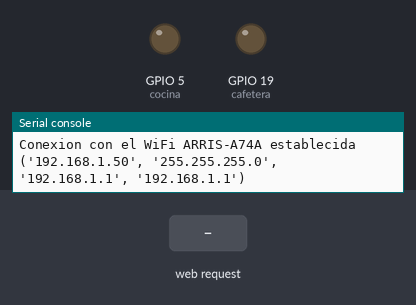
Recording of a program running on a simulated ESP32 board running MicroPython. On the bench: output pins drawn as LEDs (lit = HIGH), the last lines printed to the serial console. Inputs (shaded band) come from the test bench. WiFi joins after 1.5 s.

Above: at 2.7 s.
2.8 s: HTTP request GET /cafetera=on received
At 3.1 s:
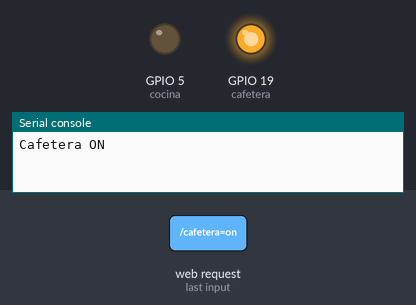
4.3 s: HTTP request GET /cocina=on received
At 5.4 s:
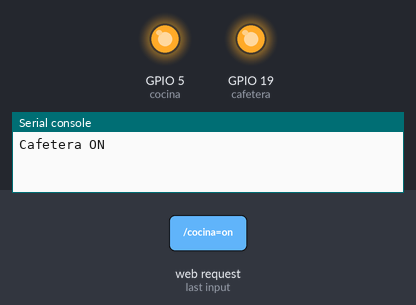
5.8 s: HTTP request GET /cafetera=off received
At 6.5 s:
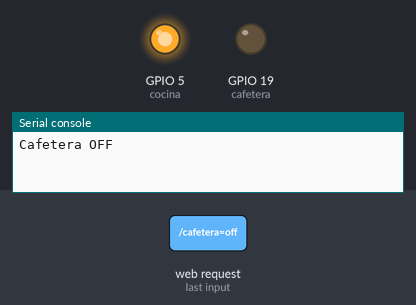
Timing chart, 0 to 8.8 s (numbered marks = the images above; inputs shaded):
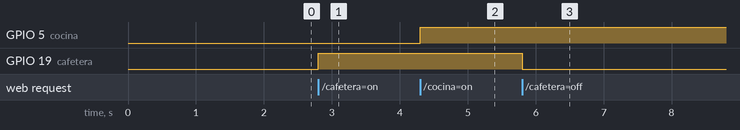

The program:

led_servidor_esp32.py
```python
import time
from machine import Pin
import network
import socket
#Configuración inicial de WiFi
ssid = 'ARRIS-A74A' #ميركوسيس #Nombre de la Red
password = 'no hay internet' #Contraseña de la red
wlan = network.WLAN(network.STA_IF)
wlan.active(True) #Activa el Wifi
wlan.connect(ssid, password) #Hace la conexión
while wlan.isconnected() == False: #Espera a que se conecte a la red
    pass
print('Conexion con el WiFi %s establecida' % ssid)
print(wlan.ifconfig()) #Muestra la IP y otros datos del Wi-Fi
#Salidas
cafetera = Pin(19, Pin.OUT)
cocina = Pin(5, Pin.OUT)
#Pagina web
def web_page():
    html = """    <html>
            <head>
                <title>LED ESP32</title>
                <meta http-equiv="Content-Type" content="text/html;charset=UTF-8">
                <meta name="viewport" content="width=device-width, initial-scale=1">
                <link rel="stylesheet" href="https://stackpath.bootstrapcdn.com/bootstrap/4.3.1/css/bootstrap.min.css" integrity="sha384-ggOyR0iXCbMQv3Xipma34MD+dH/1fQ784/j6cY/iJTQUOhcWr7x9JvoRxT2MZw1T" crossorigin="anonymous">
            </head>

            <body>
                <!-- Image and text -->
                <nav class="navbar navbar-danger bg-danger">
                    <a class="navbar-brand" href="#">
                        <span class="text-white">APRENDE Y APAGA EL LED</span>
                    </a>
                </nav>

                <div class="container">
                    <div class="row">
                        <div class="col-sm-12 col-md-4">
                            <div class="card" style="width: 18rem;">
                                <img src="https://png.vector.me/files/images/3/3/330409/led_green_preview" class="card-img-top" width="500" height="300">
                                <div class="card-body">
                                    <h5 class="card-title">LED</h5>
                                    <p class="card-text">El control esta en tus manos.</p>
                                    <a href="/cafetera=on" class="btn btn-success">ON</a>
                                    <a href="/cafetera=off" class="btn btn-danger">OFF</a>
                                </div>
                            </div>
                        </div>

                    </div>
                </div>

                <script src="https://code.jquery.com/jquery-3.3.1.slim.min.js" integrity="sha384-q8i/X+965DzO0rT7abK41JStQIAqVgRVzpbzo5smXKp4YfRvH+8abtTE1Pi6jizo" crossorigin="anonymous"></script>
                <script src="https://cdnjs.cloudflare.com/ajax/libs/popper.js/1.14.7/umd/popper.min.js" integrity="sha384-UO2eT0CpHqdSJQ6hJty5KVphtPhzWj9WO1clHTMGa3JDZwrnQq4sF86dIHNDz0W1" crossorigin="anonymous"></script>
                <script src="https://stackpath.bootstrapcdn.com/bootstrap/4.3.1/js/bootstrap.min.js" integrity="sha384-JjSmVgyd0p3pXB1rRibZUAYoIIy6OrQ6VrjIEaFf/nJGzIxFDsf4x0xIM+B07jRM" crossorigin="anonymous"></script>
            </body>

            </html> """
    return html
tcp_socket = socket.socket(socket.AF_INET, socket.SOCK_STREAM)
tcp_socket.bind(('', 80))
tcp_socket.listen(2)
while True:
    conn, addr = tcp_socket.accept()
    print('Nueva conexion desde:  %s' % str(addr))
    request = conn.recv(1024)
    print('Solicitud = %s' % str(request))
    request = str(request)
    if request.find('/cafetera=on') == 6:
        print('Cafetera ON')
        cafetera.value(1)
    if request.find('/cafetera=off') == 6:
        print('Cafetera OFF')
        cafetera.value(0)
    if request.find('/cocina=on') == 6:
        print('Cafetera ON')
        cocina.value(1)
    if request.find('/cocina=off') == 6:
        print('Cafetera OFF')
        cocina.value(0)

    #Mostrar Página
    response = web_page()
    conn.send('HTTP/1.1 200 OK\n')
    conn.send('Content-Type: text/html\n')
    conn.send('Connection: close\n\n')
    conn.sendall(response)
    conn.close()
```

Measured:
- after the input at 2.8 s, GPIO 19 (cafetera): LOW → HIGH at once
- after the input at 4.3 s, GPIO 5 (cocina): LOW → HIGH at once
- after the input at 5.8 s, GPIO 19 (cafetera): HIGH → LOW at once
